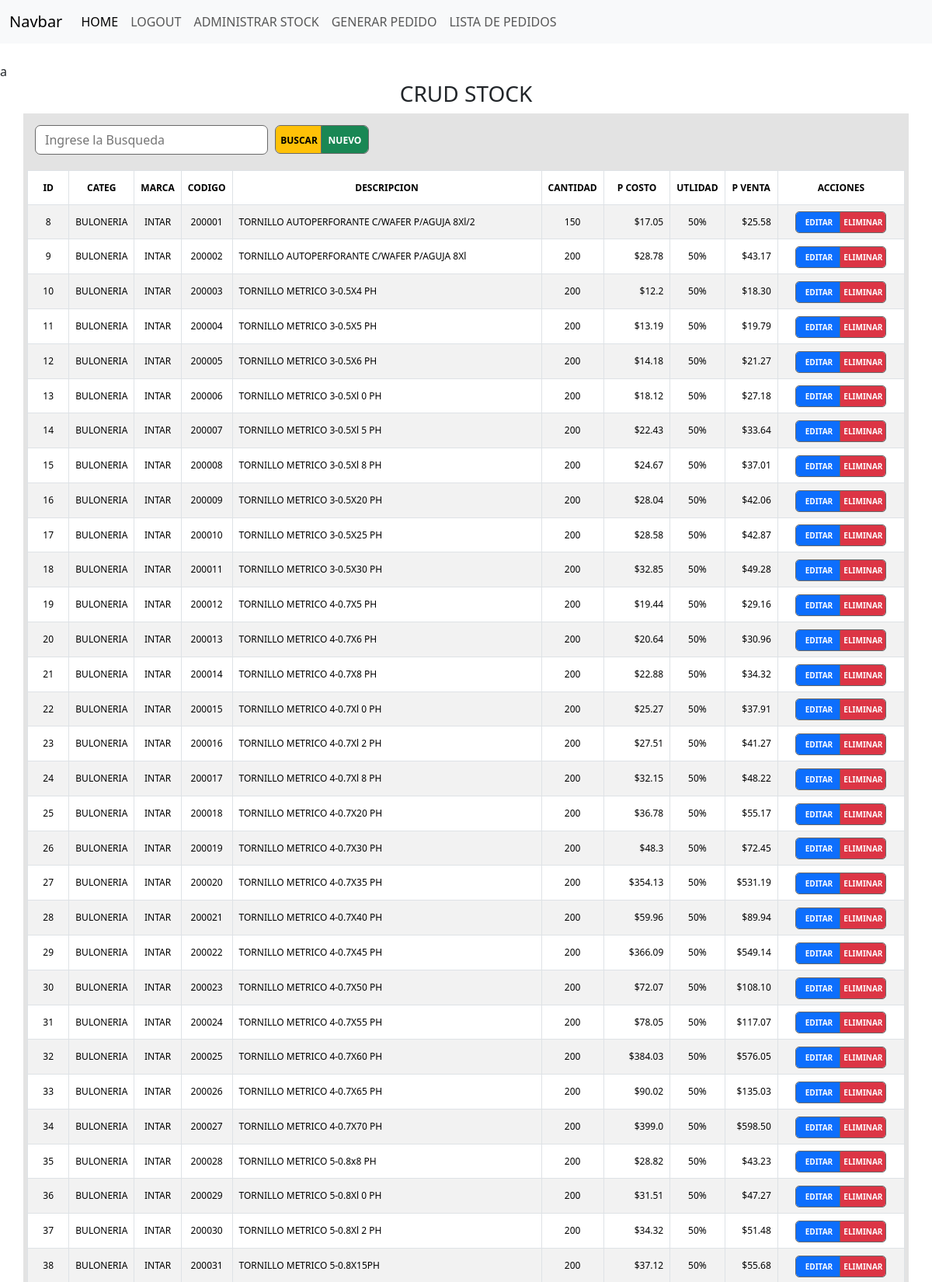
/stock/ (signed in, upper part), run on the app's committed database.
### stock/models.py (models this page shows, shortened)
class Producto(models.Model):
    categoria = models.ForeignKey(Categorias, on_delete=models.CASCADE)
    marca = models.ForeignKey(Marcas, on_delete=models.CASCADE)
    codigo = models.IntegerField()
    descripcion = models.CharField(max_length = 150)
    cantidad = models.IntegerField()
    precioCosto = models.FloatField(default=0.0)
    utilidad = models.ForeignKey(Utilidad, on_delete=models.CASCADE)
    precioPublico= models.FloatField(default=0.0)

class Categorias (models.Model):
    catNom = models.CharField(max_length = 50)
    catDescripcion= models.CharField(max_length=100)

class Marcas(models.Model):
    marcaNom = models.CharField(max_length = 50)
    marcaDescripcion= models.CharField(max_length=100)

class Utilidad(models.Model):
    utilValor = models.FloatField()
    utilDescripcion = models.CharField(max_length = 100)

### stock/views.py (the view)
# urls.py: path('',include('stock.urls')),
@login_required
def stock(request):
    form = ProductoBusqueda()
    if request.method == 'GET':
        print('va el GET')
        productos = Producto.objects.all()
        for producto in productos:
            producto.precioPublico= floatformat(producto.precioCosto*producto.utilidad.utilValor,2)
        return render(request, 'stock.html', {
            'form': form,
            'productos': productos
            })

### stock/forms.py
class ProductoBusqueda(forms.Form):
    descripcion = forms.CharField(
        max_length=50,
        label= '',
        widget=forms.TextInput(attrs={'class': 'form-control-outline','style': 'width: 300px;','placeholder':'Ingrese la Busqueda'})
    )

### stock/context_processor.py (called while the page is built)
def total_carrito(request):
    total = 0
    if request.user.is_authenticated:
        if "carrito" in request.session.keys():
            for key, value in request.session["carrito"].items():
                total += float(value["acumulado"])
    total = round(total, 2)
    return {"total_carrito": total}

### stock/templates/stock.html (shortened to what this page needs)
{% extends 'base.html' %} {% block content %} {% load static %}
<link rel="stylesheet" href="{% static '/css/stock.css' %}"> a
<div class="container">
    <div class="row">
        <div class="col-12 align-self-center">
            <h3>CRUD STOCK</h3>
        </div>
    </div>
    <div class="row">
        <div class="col-md-6 d-flex align-items-center" style="background-color:  #e3e3e3; padding: 5px;">
            <form class="d-flex align-items-center" method="post" action="{% url 'buscar' %}" style="padding: 5px;">
                <div class="d-flex align-items-center justify-content-center" style="padding: 5px;">
                    {{ form }}
                </div>
                <div style="padding: 5px;" class="btn-group">
                    <button type="submit" class="btn btn-warning">BUSCAR</button>
                    <a class="btn btn-success" href="{% url 'nuevo' %}">NUEVO</a>
                </div>
            </form>
        </div>
        <div class="col-md-6 d-flex align-items-center" style="background-color: #e3e3e3; padding: 5px; ">
        </div>
    </div>
    <div class="row">
        <div class="col" style="background-color: #e3e3e3; padding: 5px;">
            <div class="table-responsive">
                <form action="">
                    <table id="tabla" class="table table-striped table-bordered table-hover">
                        <thead>
                            <tr class="encabezados">
                                <th scope="col">ID</th>
                                <th scope="col">CATEG</th>
                                <th scope="col">MARCA</th>
                                <th scope="col">CODIGO</th>
                                <th scope="col">DESCRIPCION</th>
                                <th scope="col">CANTIDAD</th>
                                <th scope="col">P COSTO</th>
                                <th scope="col">UTLIDAD</th>
                                <th scope="col">P VENTA</th>
                                <th scope="col">ACCIONES</th>
                            </tr>
                        </thead>
                        <tbody>
                            {% for producto in productos %}
                            <tr class="contenido">
                                <td scope="row" class="columNum">{{ producto.id }}</td>
                                <td class="columCategoria">{{ producto.categoria.catNom }}</td>
                                <td class="columMarca">{{ producto.marca.marcaNom }}</td>
                                <td class="columNum">{{ producto.codigo }}</td>
                                <td class="columDescripcion">{{ producto.descripcion }}</td>
                                <td class="columNum">{{ producto.cantidad }}</td>
                                <td class="columMoneda">${{ producto.precioCosto }}</td>
                                <td class="columUtilidad">{{ producto.utilidad.utilDescripcion}}</td>
                                <td class="columMoneda">${{ producto.precioPublico}}</td>
                                <td class="centrarbotones">
                                    <div class="btn-group">
                                        <a class="btn btn-primary btn-sm " href="{% url 'actualizar' id=producto.id %}">EDITAR</a>
                                        <a class="btn btn-danger btn-sm" href="{% url 'eliminar' id=producto.id %}">ELIMINAR</a>
                                    </div>
                                </td>
                            </tr>
                            {% endfor %}
                        </tbody>
                    </table>
                </form>
            </div>
        </div>
    </div>
</div>
{% endblock %}

### stock/static/css/stock.css (style rules this page uses)
.row .col-12 { text-align: center; }
.columMoneda { text-align: right; }
.columNum { text-align: center; }
.columCategoria { text-align: center; }
.columMarca { text-align: center; }
.columDescripcion { text-align: left; }
.columUtilidad { text-align: center; }
.centrarbotones { text-align: center; }
.table { font-size: 12px; width: 100%; border-collapse: collapse; line-height: 27px; padding: 2px; }
.table-responsive { text-align: center; align-items: center; }
.table td:nth-child(1), .table th:nth-child(1) { width: 5%; text-align: center; }
.table td:nth-child(2), .table th:nth-child(2) { width: 5%; }
.table td:nth-child(3), .table th:nth-child(3) { width: 5%; }
.table td:nth-child(4), .table th:nth-child(4) { width: 5%; }
.table td:nth-child(5) { width: 40%; text-align: left; }
.table th:nth-child(5) { width: 40%; text-align: center; }
.table td:nth-child(6), .table th:nth-child(6) { width: 5%; align-items: center; }
.table td:nth-child(7), .table th:nth-child(7) { width: 8%; }
.table td:nth-child(8), .table th:nth-child(8) { width: 5%; }
.table td:nth-child(9), .table th:nth-child(9) { width: 5%; }
.table td:nth-child(10), .table th:nth-child(10) { width: 15%; }
.btn { width: 58px; height: 26px; padding: 1px; font-size: 10px; font-weight: bold; text-align: center; line-height: 22px; outline-color: dimgrey; outline-style: solid; outline-width: 1px; }
.btn-warning { width: 60px; height: 35px; ; padding: 1px; font-size: 12px; font-weight: bold; text-align: center; line-height: 33px; display: flex; justify-content: center; vertical-align: middle; outline-color: dimgrey; outline-style: solid; outline-width: 1px; }
.btn-success { width: 60px; height: 35px; ; padding: 1px; font-size: 12px; font-weight: bold; text-align: center; line-height: 33px; display: flex; justify-content: center; vertical-align: middle; outline-color: dimgrey; outline-style: solid; outline-width: 1px; }
.encabezados { text-align: center; }
.form-control-outline { width: 400px; border: 1px solid dimgrey; padding: 0.375rem 0.75rem; border-radius: 7px; }

### data on the page
Producto: id "8", categoria.catNom "BULONERIA", marca.marcaNom "INTAR", codigo "200001", descripcion "TORNILLO AUTOPERFORANTE C/WAFER P/AGUJA 8Xl/2", cantidad "150", precioCosto "17.05", utilidad.utilDescripcion "50%", precioPublico "25.58"
Producto: id "9", categoria.catNom "BULONERIA", marca.marcaNom "INTAR", codigo "200002", descripcion "TORNILLO AUTOPERFORANTE C/WAFER P/AGUJA 8Xl", cantidad "200", precioCosto "28.78", utilidad.utilDescripcion "50%", precioPublico "43.17"
Producto: id "10", categoria.catNom "BULONERIA", marca.marcaNom "INTAR", codigo "200003", descripcion "TORNILLO METRICO 3-0.5X4 PH", cantidad "200", precioCosto "12.2", utilidad.utilDescripcion "50%", precioPublico "18.30"
Producto: id "11", categoria.catNom "BULONERIA", marca.marcaNom "INTAR", codigo "200004", descripcion "TORNILLO METRICO 3-0.5X5 PH", cantidad "200", precioCosto "13.19", utilidad.utilDescripcion "50%", precioPublico "19.79"
Producto: id "12", categoria.catNom "BULONERIA", marca.marcaNom "INTAR", codigo "200005", descripcion "TORNILLO METRICO 3-0.5X6 PH", cantidad "200", precioCosto "14.18", utilidad.utilDescripcion "50%", precioPublico "21.27"
Producto: id "13", categoria.catNom "BULONERIA", marca.marcaNom "INTAR", codigo "200006", descripcion "TORNILLO METRICO 3-0.5Xl 0 PH", cantidad "200", precioCosto "18.12", utilidad.utilDescripcion "50%", precioPublico "27.18"
Producto: id "14", categoria.catNom "BULONERIA", marca.marcaNom "INTAR", codigo "200007", descripcion "TORNILLO METRICO 3-0.5Xl 5 PH", cantidad "200", precioCosto "22.43", utilidad.utilDescripcion "50%", precioPublico "33.64"
Producto: id "15", categoria.catNom "BULONERIA", marca.marcaNom "INTAR", codigo "200008", descripcion "TORNILLO METRICO 3-0.5Xl 8 PH", cantidad "200", precioCosto "24.67", utilidad.utilDescripcion "50%", precioPublico "37.01"
Producto: id "16", categoria.catNom "BULONERIA", marca.marcaNom "INTAR", codigo "200009", descripcion "TORNILLO METRICO 3-0.5X20 PH", cantidad "200", precioCosto "28.04", utilidad.utilDescripcion "50%", precioPublico "42.06"
Producto: id "17", categoria.catNom "BULONERIA", marca.marcaNom "INTAR", codigo "200010", descripcion "TORNILLO METRICO 3-0.5X25 PH", cantidad "200", precioCosto "28.58", utilidad.utilDescripcion "50%", precioPublico "42.87"
Producto: id "18", categoria.catNom "BULONERIA", marca.marcaNom "INTAR", codigo "200011", descripcion "TORNILLO METRICO 3-0.5X30 PH", cantidad "200", precioCosto "32.85", utilidad.utilDescripcion "50%", precioPublico "49.28"
Producto: id "19", categoria.catNom "BULONERIA", marca.marcaNom "INTAR", codigo "200012", descripcion "TORNILLO METRICO 4-0.7X5 PH", cantidad "200", precioCosto "19.44", utilidad.utilDescripcion "50%", precioPublico "29.16"
Producto: id "20", categoria.catNom "BULONERIA", marca.marcaNom "INTAR", codigo "200013", descripcion "TORNILLO METRICO 4-0.7X6 PH", cantidad "200", precioCosto "20.64", utilidad.utilDescripcion "50%", precioPublico "30.96"
Producto: id "21", categoria.catNom "BULONERIA", marca.marcaNom "INTAR", codigo "200014", descripcion "TORNILLO METRICO 4-0.7X8 PH", cantidad "200", precioCosto "22.88", utilidad.utilDescripcion "50%", precioPublico "34.32"
Producto: id "22", categoria.catNom "BULONERIA", marca.marcaNom "INTAR", codigo "200015", descripcion "TORNILLO METRICO 4-0.7Xl 0 PH", cantidad "200", precioCosto "25.27", utilidad.utilDescripcion "50%", precioPublico "37.91"
Producto: id "23", categoria.catNom "BULONERIA", marca.marcaNom "INTAR", codigo "200016", descripcion "TORNILLO METRICO 4-0.7Xl 2 PH", cantidad "200", precioCosto "27.51", utilidad.utilDescripcion "50%", precioPublico "41.27"
Producto: id "24", categoria.catNom "BULONERIA", marca.marcaNom "INTAR", codigo "200017", descripcion "TORNILLO METRICO 4-0.7Xl 8 PH", cantidad "200", precioCosto "32.15", utilidad.utilDescripcion "50%", precioPublico "48.22"
Producto: id "25", categoria.catNom "BULONERIA", marca.marcaNom "INTAR", codigo "200018", descripcion "TORNILLO METRICO 4-0.7X20 PH", cantidad "200", precioCosto "36.78", utilidad.utilDescripcion "50%", precioPublico "55.17"
Producto: id "26", categoria.catNom "BULONERIA", marca.marcaNom "INTAR", codigo "200019", descripcion "TORNILLO METRICO 4-0.7X30 PH", cantidad "200", precioCosto "48.3", utilidad.utilDescripcion "50%", precioPublico "72.45"
Producto: id "27", categoria.catNom "BULONERIA", marca.marcaNom "INTAR", codigo "200020", descripcion "TORNILLO METRICO 4-0.7X35 PH", cantidad "200", precioCosto "354.13", utilidad.utilDescripcion "50%", precioPublico "531.19"
Producto: id "28", categoria.catNom "BULONERIA", marca.marcaNom "INTAR", codigo "200021", descripcion "TORNILLO METRICO 4-0.7X40 PH", cantidad "200", precioCosto "59.96", utilidad.utilDescripcion "50%", precioPublico "89.94"
Producto: id "29", categoria.catNom "BULONERIA", marca.marcaNom "INTAR", codigo "200022", descripcion "TORNILLO METRICO 4-0.7X45 PH", cantidad "200", precioCosto "366.09", utilidad.utilDescripcion "50%", precioPublico "549.14"
Producto: id "30", categoria.catNom "BULONERIA", marca.marcaNom "INTAR", codigo "200023", descripcion "TORNILLO METRICO 4-0.7X50 PH", cantidad "200", precioCosto "72.07", utilidad.utilDescripcion "50%", precioPublico "108.10"
Producto: id "31", categoria.catNom "BULONERIA", marca.marcaNom "INTAR", codigo "200024", descripcion "TORNILLO METRICO 4-0.7X55 PH", cantidad "200", precioCosto "78.05", utilidad.utilDescripcion "50%", precioPublico "117.07"
Producto: id "32", categoria.catNom "BULONERIA", marca.marcaNom "INTAR", codigo "200025", descripcion "TORNILLO METRICO 4-0.7X60 PH", cantidad "200", precioCosto "384.03", utilidad.utilDescripcion "50%", precioPublico "576.05"
Producto: id "33", categoria.catNom "BULONERIA", marca.marcaNom "INTAR", codigo "200026", descripcion "TORNILLO METRICO 4-0.7X65 PH", cantidad "200", precioCosto "90.02", utilidad.utilDescripcion "50%", precioPublico "135.03"
Producto: id "34", categoria.catNom "BULONERIA", marca.marcaNom "INTAR", codigo "200027", descripcion "TORNILLO METRICO 4-0.7X70 PH", cantidad "200", precioCosto "399.0", utilidad.utilDescripcion "50%", precioPublico "598.50"
Producto: id "35", categoria.catNom "BULONERIA", marca.marcaNom "INTAR", codigo "200028", descripcion "TORNILLO METRICO 5-0.8x8 PH", cantidad "200", precioCosto "28.82", utilidad.utilDescripcion "50%", precioPublico "43.23"
Producto: id "36", categoria.catNom "BULONERIA", marca.marcaNom "INTAR", codigo "200029", descripcion "TORNILLO METRICO 5-0.8Xl 0 PH", cantidad "200", precioCosto "31.51", utilidad.utilDescripcion "50%", precioPublico "47.27"
Producto: id "37", categoria.catNom "BULONERIA", marca.marcaNom "INTAR", codigo "200030", descripcion "TORNILLO METRICO 5-0.8Xl 2 PH", cantidad "200", precioCosto "34.32", utilidad.utilDescripcion "50%", precioPublico "51.48"
Producto: id "38", categoria.catNom "BULONERIA", marca.marcaNom "INTAR", codigo "200031", descripcion "TORNILLO METRICO 5-0.8X15PH", cantidad "200", precioCosto "37.12", utilidad.utilDescripcion "50%", precioPublico "55.68"
